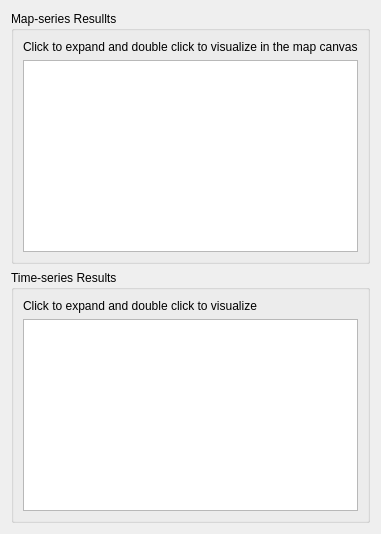
     <widget class="QWidget" name="tab_Results">
      <attribute name="title">
       <string>Results</string>
      </attribute>
      <layout class="QVBoxLayout" name="verticalLayout_30">
       <item>
        <widget class="QGroupBox" name="groupBox_MapSeriesData">
         <property name="toolTip">
          <string>Visualize the results in QGIS window for each time step of simulation period.</string>
         </property>
         <property name="title">
          <string>Map-series Resullts</string>
         </property>
         <layout class="QVBoxLayout" name="verticalLayout_26">
          <item>
           <widget class="QLabel" name="label_MapSeriesData">
            <property name="toolTip">
             <string>Visualize the results in QGIS window for each time step of simulation period.</string>
            </property>
            <property name="text">
             <string>Click to expand and double click to visualize in the map canvas</string>
            </property>
           </widget>
          </item>
          <item>
           <widget class="QTreeView" name="treeView_MapSeriesData">
            <property name="toolTip">
             <string>Visualize the results in QGIS window for each time step of simulation period.</string>
            </property>
           </widget>
          </item>
         </layout>
        </widget>
       </item>
       <item>
        <widget class="QGroupBox" name="groupBox_TimeSeriesData">
         <property name="toolTip">
          <string>Visualize the sample results in a graph for all simulation period.</string>
         </property>
         <property name="title">
          <string>Time-series Results</string>
         </property>
         <layout class="QVBoxLayout" name="verticalLayout_27">
          <item>
           <widget class="QLabel" name="label_TimeSeriesData">
            <property name="toolTip">
             <string>Visualize the sample results in a graph for all simulation period.</string>
            </property>
            <property name="text">
             <string>Click to expand and double click to visualize</string>
            </property>
           </widget>
          </item>
          <item>
           <widget class="QTreeView" name="treeView_TimeSeriesData">
            <property name="toolTip">
             <string>Visualize the sample results in a graph for all simulation period.</string>
            </property>
           </widget>
          </item>
         </layout>
        </widget>
       </item>
      </layout>
     </widget>
